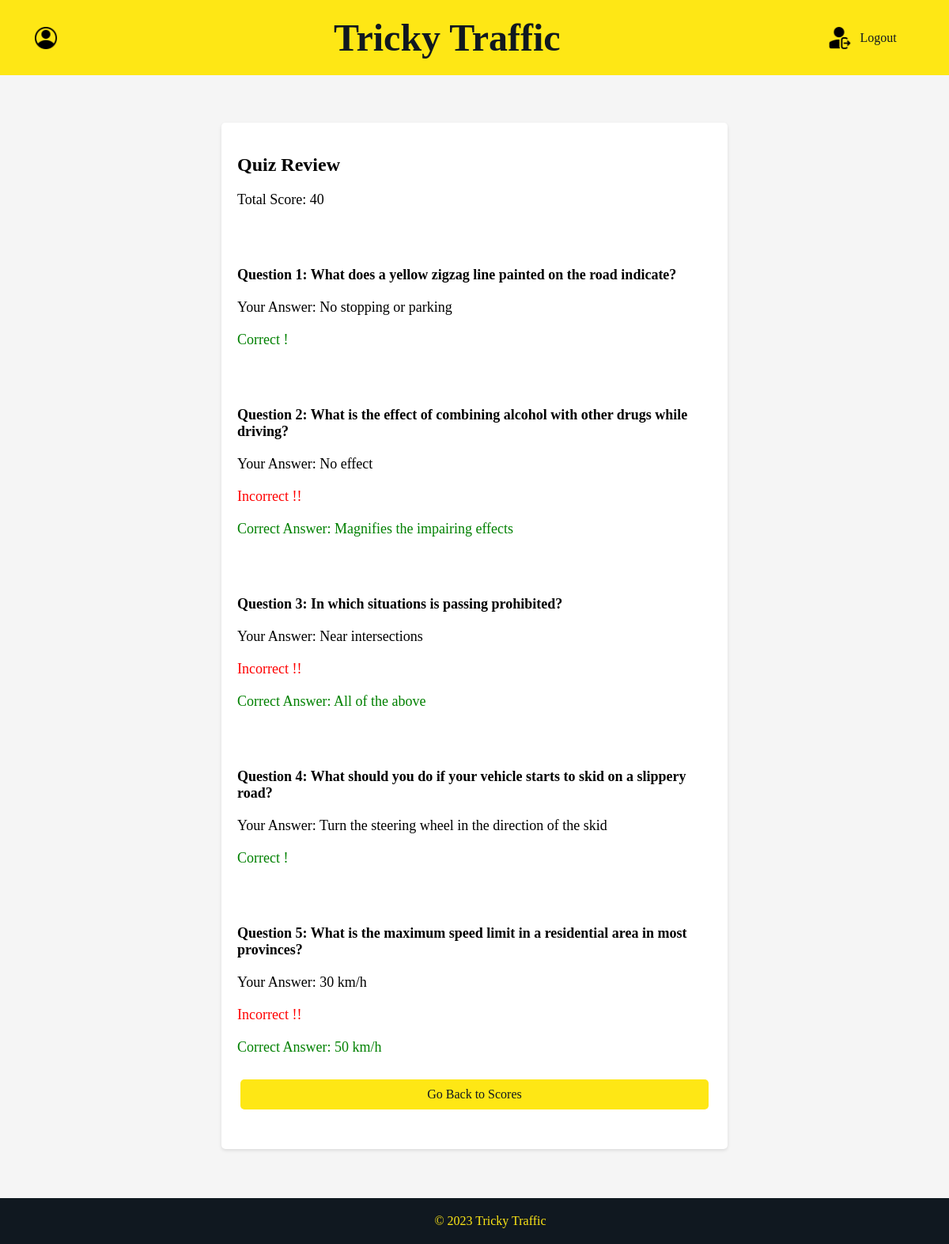
The app's page /TrickyTraffic/review/1/ with its own data.
### TrickyTraffic/models.py (models this page shows, shortened)
class Quiz(models.Model):
    user = models.ForeignKey(User, on_delete=models.CASCADE)  # User who took the quiz
    score = models.FloatField(default=0)  # Score achieved in the quiz
    quiz_taken_datetime = models.DateTimeField()  # Date and time when the quiz was taken

class Answer(models.Model):
    quiz = models.ForeignKey(Quiz, on_delete=models.CASCADE)  # Quiz to which the answer belongs
    question = models.ForeignKey(Question, on_delete=models.CASCADE)  # Question to which the answer belongs
    selected_choice = models.CharField(max_length=200)  # User's selected choice as an answer

class Question(models.Model):
    text = models.TextField()
    choice1 = models.CharField(max_length=200)
    choice2 = models.CharField(max_length=200)
    choice3 = models.CharField(max_length=200)
    choice4 = models.CharField(max_length=200)
    correct_choice = models.CharField(max_length=200)

### TrickyTraffic/views.py (the view)
# urls.py: path('review/<int:quiz_id>/', views.ReviewQuizView.as_view(), name='review_quiz'),
class ReviewQuizView(View):
    template_name = 'review_quiz.html'  # Set the template name for the review quiz page
    def get(self, request, quiz_id):  # Override the get method
        quiz = get_object_or_404(Quiz, id=quiz_id)  # Get the quiz instance based on quiz_id
        answers = Answer.objects.filter(quiz=quiz)  # Get all answers for the quiz
        return render(request, self.template_name,
                      {'quiz': quiz, 'answers': answers})  # Render the review quiz template with context

### templates/review_quiz.html (shortened to what this page needs)
{% load static %}
<!DOCTYPE html>
<html lang="en">
<head>
    <link rel="stylesheet" href="{% static 'styles/review_quiz.css' %}">
</head>
<body>
    <header>
            <div class="div1">
                <img class="profile-img" src="{% static 'account.png' %}" alt="profile">
            </div>
            <h1>Tricky Traffic</h1>
            <div class="div2">
                <img class="log-out" src="{% static 'logout.png' %}" alt="Logout">
                <a class="log-out-link" href="{% url 'base' %}">
                    <p class="log-out-button">Logout</p>
                </a>
            </div>
    </header>
     <div class="quiz-container">
        <h2>Quiz Review</h2>
        <p>Total Score: {{ quiz.score }}</p>
        {% for answer in answers %}
            <br><br>
            <p style="font-weight: bold">Question {{ forloop.counter }}: {{ answer.question.text }}</p>
            <p>Your Answer: {{ answer.selected_choice }}</p>
            {% if answer.selected_choice == answer.question.correct_choice %}
                <p style="color: green">Correct !</p>
            {% else %}
                <p style="color: red">Incorrect !!</p>
                <p style="color: green">Correct Answer: {{ answer.question.correct_choice }}</p>
            {% endif %}
        {% endfor %}
        <a href="{% url 'score' %}" class="btn">Go Back to Scores</a>
     </div>
<footer>
    <p class="footer-text">&copy; 2023 Tricky Traffic</p>
</footer>
</body>
</html>

### static/styles/review_quiz.css (style rules this page uses)
body { background-color: whitesmoke; margin: 0; padding: 0; font-family: Verdana, serif; }
header { text-align: center; display: flex; justify-content: space-between; align-items: center; padding: 20px; background-color: #FEE715; color: #101820; }
h1 { font-family: Monospaced, serif; color: #101820; margin: 0; font-size: 3em; }
.div1 { margin-left: 2%; display: flex; align-items: center; }
.profile-img { width: 30px; height: 30px; margin-right: 10px; }
.div2 { margin-right: 4%; display: flex; align-items: center; }
.log-out { width: 30px; height: 30px; margin-right: 10px; }
.log-out-link { text-decoration: none; display: flex; align-items: center; }
.log-out-button { color: #101820; text-decoration: none; cursor: pointer; display: inline; }
.quiz-container { background-color: #ffffff; border-radius: 5px; box-shadow: 0 2px 4px rgba(0, 0, 0, 0.1); width: 50%; margin: 5% auto; padding: 20px; margin-bottom: 10%; }
.quiz-container p { font-size: 18px; margin-top: 20px; }
.btn { text-align: center; width: 92%; display: block; margin: 5% auto; padding: 10px 20px; background-color: #FEE715; color: #101820; border: none; border-radius: 5px; text-decoration: none; cursor: pointer; transition: background-color 0.3s ease-in-out; }
footer { background-color: #101820; color: #FEE715; bottom: 0; text-align: center; padding: 20px; position: fixed; width: 100%; }
.footer-text { margin: 0; }

### records on screen
Quiz: score "40"
Answer: question.text "What does a yellow zigzag line painted on the road indicate?", selected_choice "No stopping or parking", shows "Correct !"
Answer: question.text "What is the effect of combining alcohol with other drugs while driving?", selected_choice "No effect", question.correct_choice "Magnifies the impairing effects"
Answer: question.text "In which situations is passing prohibited?", selected_choice "Near intersections", question.correct_choice "All of the above"
Answer: question.text "What should you do if your vehicle starts to skid on a slippery road?", selected_choice "Turn the steering wheel in the direction of the skid", shows "Correct !"
Answer: question.text "What is the maximum speed limit in a residential area in most provinces?", selected_choice "30 km/h", question.correct_choice "50 km/h"
